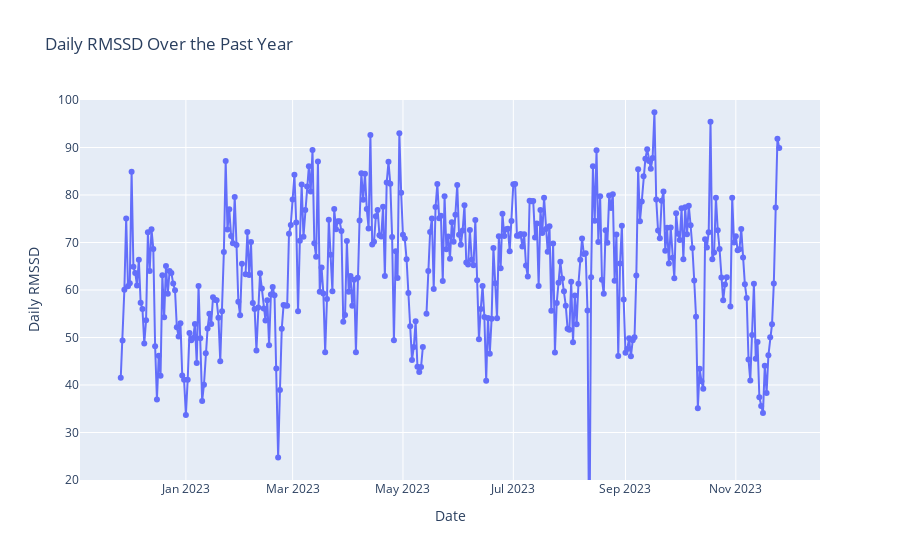

Notebook source saved alongside this figure:
### Code cell
import plotly.express as px


# Calculate the date one year ago from today
one_year_ago = datetime.today() - timedelta(days=365)

# Filter the DataFrame to include only the past year's data
recent_data = df_merge[df_merge['date'] >= one_year_ago]

# Create a Plotly figure
fig = px.line(recent_data, x='date', y='dailyrmssd', title='Daily RMSSD Over the Past Year')

# Customize the hover behavior
fig.update_traces(mode='lines+markers', hovertemplate='Date: %{x}<br>Daily RMSSD: %{y}')

# Set the x-axis title
fig.update_xaxes(title_text='Date')

# Set the y-axis title
fig.update_yaxes(title_text='Daily RMSSD')

# Customize the y-axis range
fig.update_yaxes(range=[20, 100])

# Show the interactive plot
fig.show()

### Figure 1 — Plotly figure (JSON) as saved in the notebook; plotly's stock layout.template omitted (floating-point values rounded to 4 significant figures; data arrays with more than 128 entries replaced by an {"elided": "..."} marker saying what was removed)
{"data": [{"hovertemplate": "Date: %{x}<br>Daily RMSSD: %{y}", "legendgroup": "", "line": {"color": "#636efa", "dash": "solid"}, "marker": {"symbol": "circle"}, "mode": "lines+markers", "name": "", "orientation": "v", "showlegend": false, "type": "scatter", "x": {"elided": "365 str values"}, "xaxis": "x", "y": {"elided": "365 float values"}, "yaxis": "y"}], "layout": {"legend": {"tracegroupgap": 0}, "title": {"text": "Daily RMSSD Over the Past Year"}, "xaxis": {"anchor": "y", "domain": [0, 1], "title": {"text": "Date"}}, "yaxis": {"anchor": "x", "domain": [0, 1], "range": [20, 100], "title": {"text": "Daily RMSSD"}}}}
